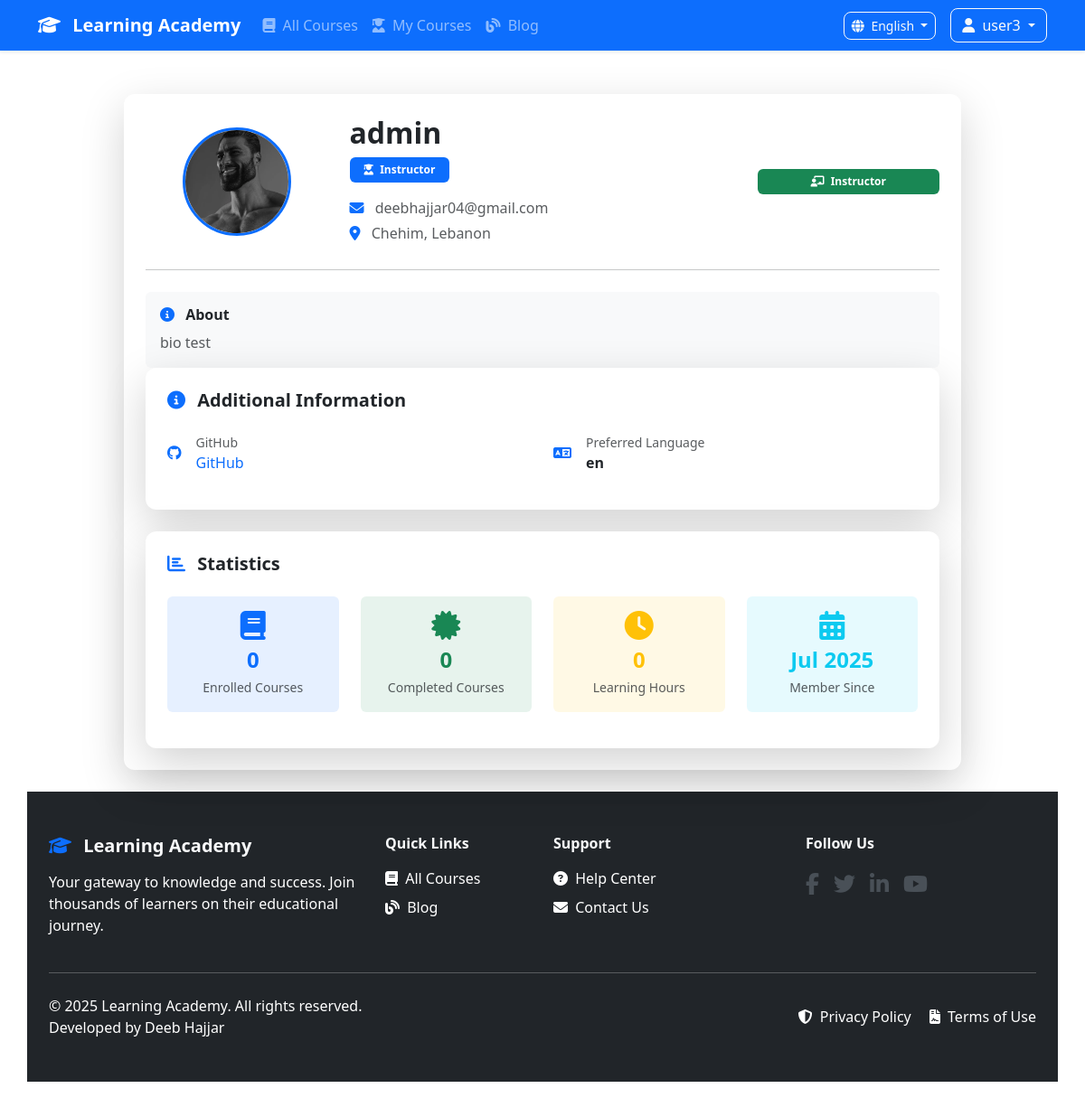
The page /accounts/profile/admin/ (signed in) on the database as committed earlier.
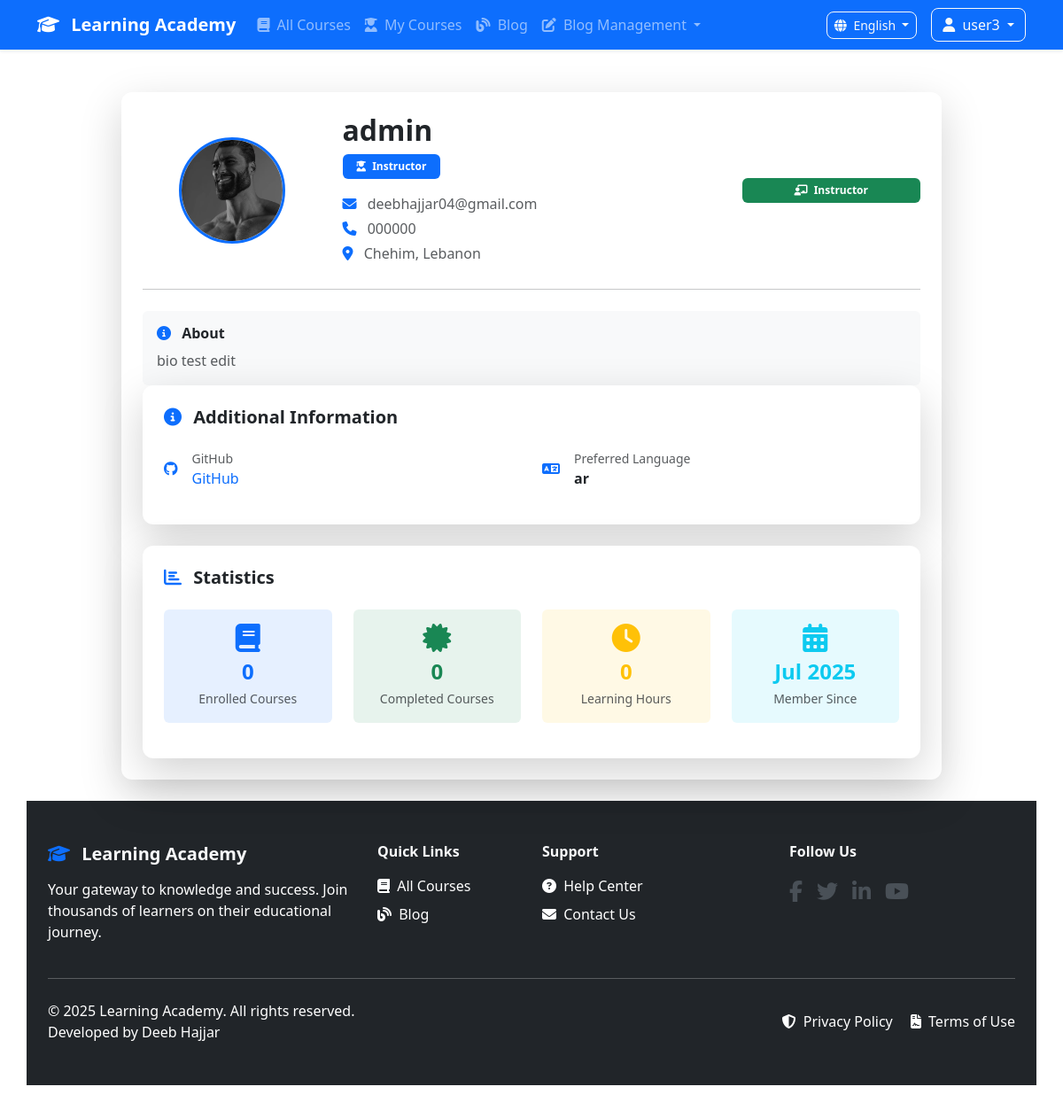
The same page on the database as committed later.
### accounts/models.py (models this page shows, shortened)
class User(AbstractUser):
    email = models.EmailField(unique=True)
    username = models.CharField(max_length=100, unique=True)
    phone_number = models.CharField(max_length=15, blank=True, null=True)
    avatar = models.ImageField(upload_to='users/avatars', storage=S3Boto3Storage(), blank=True, null=True)
    bio = models.TextField(blank=True, null=True)
    date_of_birth = models.DateField(blank=True, null=True)
    country = models.CharField(max_length=100, blank=True, null=True)
    city = models.CharField(max_length=100, blank=True, null=True)
    is_instructor = models.BooleanField(default=False)
    is_verified = models.BooleanField(default=False)
    google_id = models.CharField(max_length=100, blank=True)
    profile_picture_url = models.URLField(blank=True)
    created_at = models.DateTimeField(auto_now_add=True)
    updated_at = models.DateTimeField(auto_now=True)
    USERNAME_FIELD = 'email'
    REQUIRED_FIELDS = ['username']
    def get_full_name(self):
        return f"{self.first_name} {self.last_name}".strip() or self.username
    class Meta:
        verbose_name = 'User'
        verbose_name_plural = 'Users'
        ordering = ['-created_at']

class Profile(models.Model):
    user = models.OneToOneField(User, on_delete=models.CASCADE)
    website = models.URLField(blank=True, null=True)
    linkedin = models.URLField(blank=True, null=True)
    github = models.URLField(blank=True, null=True)
    preferred_language = models.CharField(
        max_length=2,
        choices=[('ar', 'العربية'), ('en', 'English')],
        default='en'
    )
    newsletter_subscription = models.BooleanField(default=True)
    email_notifications = models.BooleanField(default=True)
    class Meta:
        verbose_name = 'Profile'
        verbose_name_plural = 'Profiles'

### accounts/views.py (the view)
# urls.py: path('profile/<str:username>/', views.profile_view, name='profile'),
@login_required
def profile_view(request, username):
    user = get_object_or_404(User, username=username)
    profile, created = Profile.objects.get_or_create(user=user)
    context = {
        'user': user,
        'profile': profile,
        'is_owner': request.user == user,
    }
    return render(request, 'account/profile.html', context)

### core/context_processors.py (called while the page is built)
def site_settings(request):
    return {
        'site_settings': SiteSettings.objects.first()
    }

### templates/account/profile.html (shortened to what the changed rows need)
{% extends 'base.html' %}
{% load i18n %}
{% block content %}
<div class="container py-5">
    <div class="row justify-content-center">
        <div class="col-lg-10">
            <div class="card border-0 shadow-lg mb-4">
                <div class="card-body p-4">
                    <div class="row align-items-center">
                        <div class="col-md-3 text-center mb-3 mb-md-0">
                            <div class="position-relative d-inline-block">
                                {% if user.avatar %}
                                    <img src="{{ user.avatar.url }}" class="rounded-circle border border-3 border-primary" style="width: 120px; height: 120px; object-fit: cover;" alt="{{ user.username }}">
                                {% elif user.profile_picture_url %}
                                    <img src="{{ user.profile_picture_url }}" class="rounded-circle border border-3 border-primary" style="width: 120px; height: 120px; object-fit: cover;" alt="{{ user.username }}">
                                {% else %}
                                    <div class="bg-primary bg-opacity-10 rounded-circle d-flex align-items-center justify-content-center border border-3 border-primary" style="width: 120px; height: 120px;">
                                        <i class="fas fa-user text-primary" style="font-size: 3rem;"></i>
                                    </div>
                                {% endif %}
                            </div>
                        </div>
                        <div class="col-md-6">
                            <h2 class="fw-bold mb-2 text-dark">{{ user.get_full_name|default:user.username }}</h2>
                            <div class="mb-3">
                                <span class="badge bg-primary me-2 px-3 py-2">
                                </span>
                            </div>
                            <div class="text-muted">
                                <p class="mb-1">
                                    <i class="fas fa-envelope me-2 text-primary"></i>
                                    {{ user.email }}
                                </p>
                                {% if user.phone_number %}
                                <p class="mb-1">
                                    <i class="fas fa-phone me-2 text-primary"></i>
                                    {{ user.phone_number }}
                                </p>
                                {% endif %}
                                {% if user.country or user.city %}
                                <p class="mb-1">
                                    <i class="fas fa-map-marker-alt me-2 text-primary"></i>
                                    {% if user.city %}{{ user.city }}{% endif %}{% if user.city and user.country %}, {% endif %}{% if user.country %}{{ user.country }}{% endif %}
                                </p>
                                {% endif %}
                            </div>
                        </div>
                    </div>
                    {% if user.bio %}
                    <hr class="my-4">
                    <div class="bg-light rounded p-3">
                        <h6 class="fw-bold mb-2 text-dark">
                            <i class="fas fa-info-circle me-2 text-primary"></i>
                            {% trans "About" %}
                        </h6>
                        <p class="mb-0 text-muted">{{ user.bio }}</p>
                    </div>
                    {% endif %}
            {% if profile.website or profile.linkedin or profile.github or profile.preferred_language %}
            <div class="card border-0 shadow-lg mb-4">
                <div class="card-body p-4">
                    <div class="row">
                        {% if profile.preferred_language %}
                        <div class="col-md-6 mb-3">
                            <div class="d-flex align-items-center">
                                <i class="fas fa-language me-3 text-primary"></i>
                                <div>
                                    <small class="text-muted d-block">{% trans "Preferred Language" %}</small>
                                    <span class="fw-semibold">{{ profile.preferred_language }}</span>
                                </div>
                            </div>
                        </div>
                        {% endif %}
                    </div>
                </div>
            </div>
            {% endif %}
            <div class="card border-0 shadow-lg">
                <div class="card-body p-4">
                    <div class="row text-center">
                        <div class="col-md-3 mb-3">
                            <div class="bg-info bg-opacity-10 rounded p-3">
                                <i class="fas fa-calendar-alt text-info mb-2" style="font-size: 2rem;"></i>
                                <h4 class="fw-bold text-info mb-1">{{ user.date_joined|date:"M Y" }}</h4>
                                <small class="text-muted">{% trans "Member Since" %}</small>
                            </div>
                        </div>
                    </div>
                </div>
            </div>
        </div>
    </div>
</div>
{% endblock %}

### templates/partials/navbar.html (shortened to what this page needs)
{% load i18n %}
<nav class="navbar navbar-expand-lg navbar-dark bg-primary shadow-sm">
    <div class="container">
        <a class="navbar-brand fw-bold" href="{% url 'home' %}">
            <i class="fas fa-graduation-cap me-2"></i>
            {{ site_settings.site_name }}
        </a>
        <div class="collapse navbar-collapse" id="navbarNav">
            <ul class="navbar-nav me-auto mb-2 mb-lg-0">
                <li class="nav-item">
                    <a class="nav-link" href="{% url 'courses:course_list' %}">
                        <i class="fas fa-book me-1"></i>
                        {% trans 'All Courses' %}
                    </a>
                </li>
                <li class="nav-item">
                    <a class="nav-link" href="{% url 'courses:my_courses' %}">
                        <i class="fas fa-user-graduate me-1"></i>
                        {% trans 'My Courses' %}
                    </a>
                </li>
                <li class="nav-item">
                    <a class="nav-link" href="{% url 'blog:article_list' %}">
                        <i class="fas fa-blog me-1"></i>
                        {% trans 'Blog' %}
                    </a>
                </li>
                {% if request.user.is_authenticated and request.user.is_superuser or request.user.is_staff or request.user.is_instructor %}
                <li class="nav-item dropdown">
                    <a class="nav-link dropdown-toggle" href="#" role="button" data-bs-toggle="dropdown" aria-expanded="false">
                        <i class="fas fa-edit me-1"></i>
                        {% trans 'Blog Management' %}
                    </a>
                </li>
                {% endif %}
            </ul>
            <div class="d-flex align-items-center justify-content-evenly">
                <form action="{% url 'set_language_and_save' %}" method="post" class="me-3">
                    <div class="dropdown">
                        <button class="btn btn-outline-light btn-sm dropdown-toggle" type="button" data-bs-toggle="dropdown" aria-expanded="false">
                            <i class="fas fa-globe me-1"></i>
                            {% if LANGUAGE_CODE == 'ar' %}العربية{% else %}English{% endif %}
                        </button>
                    </div>
                </form>
                {% if request.user.is_authenticated %}
                <div class="dropdown">
                    <button class="btn btn-outline-light dropdown-toggle" type="button" data-bs-toggle="dropdown" aria-expanded="false">
                        <i class="fas fa-user me-1"></i>
                        {{ request.user.get_full_name|default:request.user.username }}
                    </button>
                </div>
                {% endif %}
            </div>
        </div>
    </div>
</nav>

Rows that differ between the two databases and show on the page:
changed User "user3": is_instructor False → True (drawn)
changed User "admin": phone_number (not shown) → "000000"; bio "bio test" → "bio test edit"
changed Profile: preferred_language "en" → "ar"
Other text that changed with them:
text now shown: "Blog Management"
